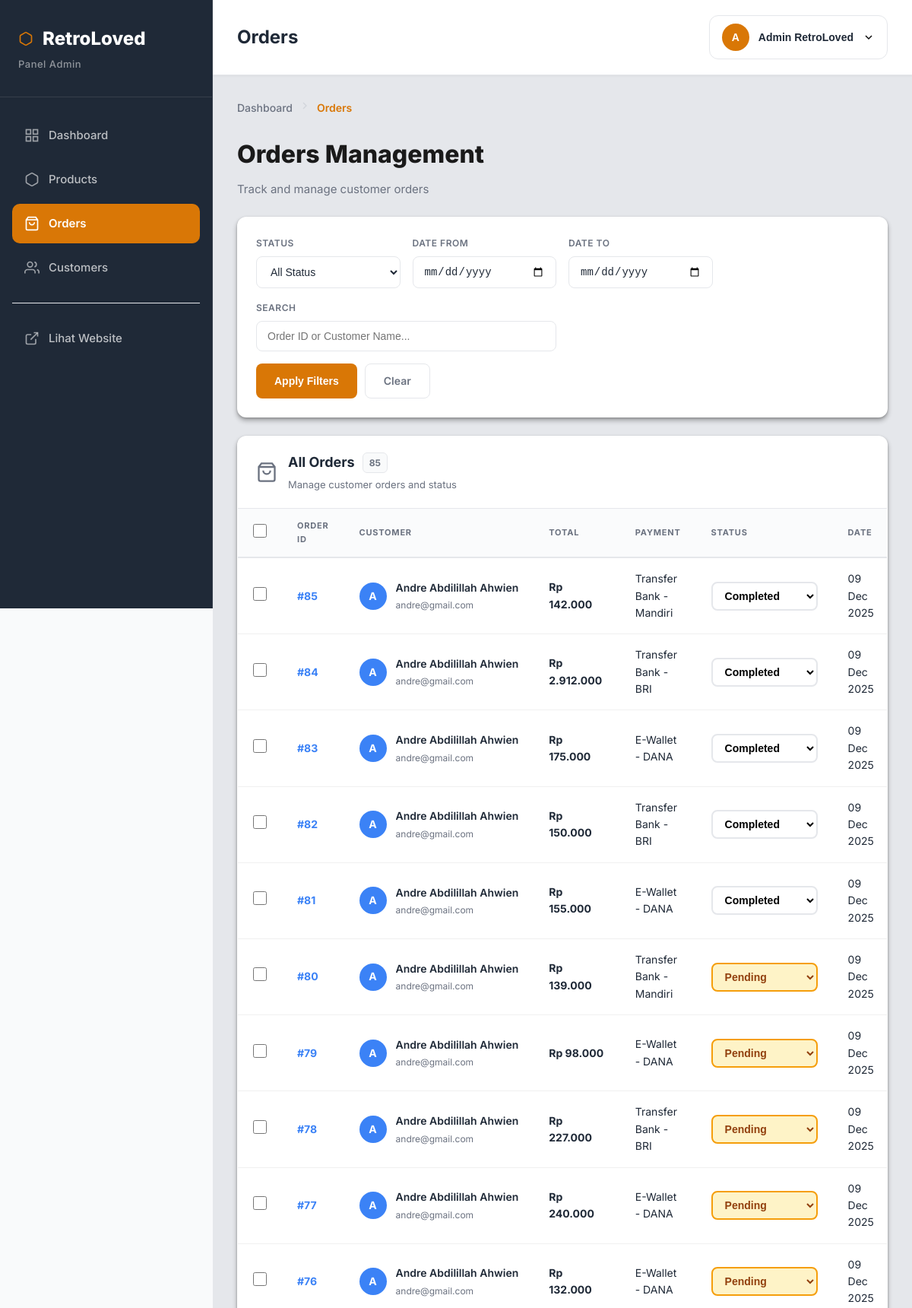
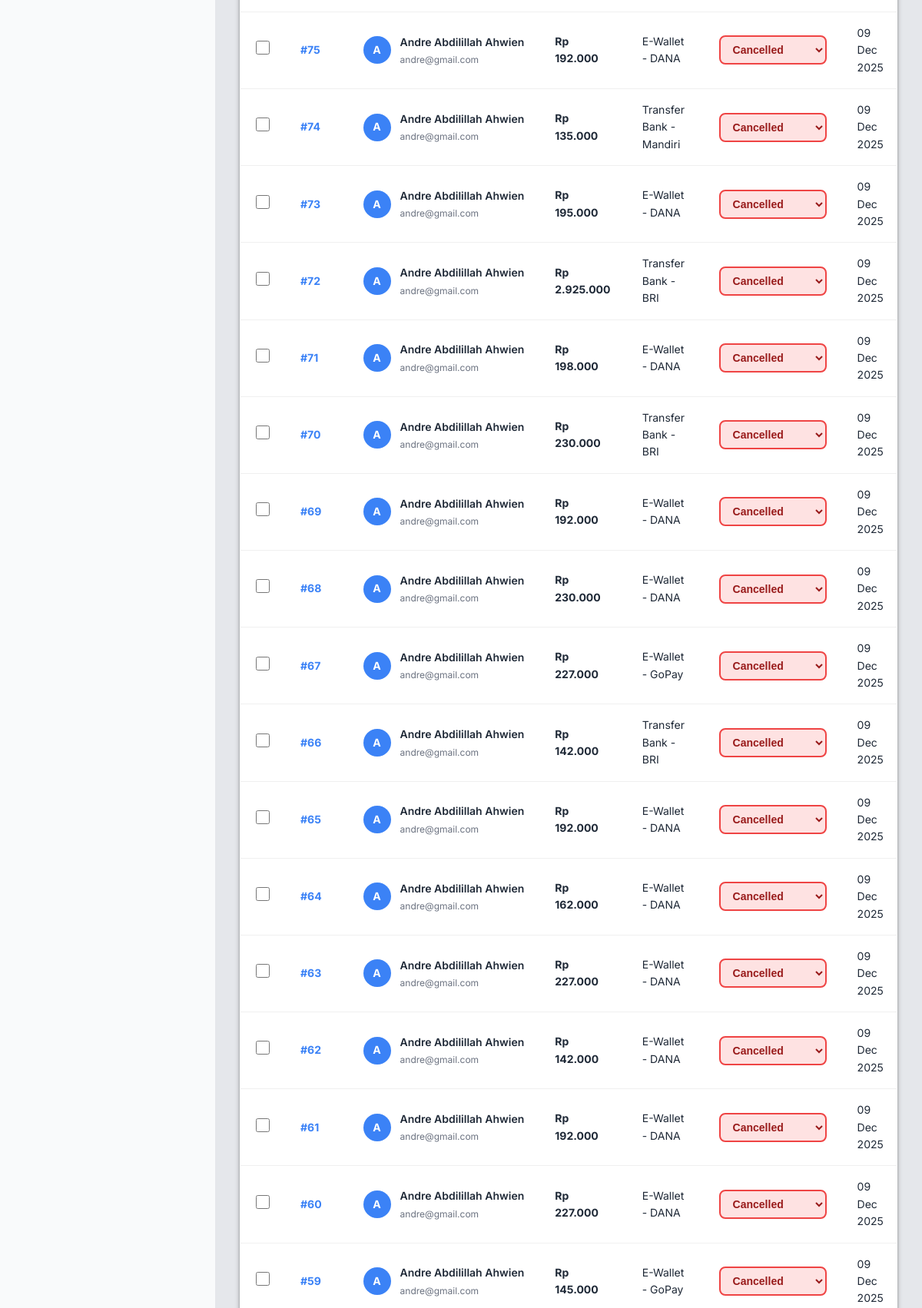
Screenshot of /admin/orders.php (signed in, upper part) with the database file from the repository (2 pictures, top to bottom).
### tables this page shows
CREATE TABLE `orders` (
  `order_id` int(11) NOT NULL,
  `user_id` int(11) NOT NULL,
  `customer_name` varchar(100) DEFAULT NULL,
  `customer_email` varchar(100) DEFAULT NULL,
  `total_amount` decimal(10,2) NOT NULL,
  `subtotal` decimal(10,2) DEFAULT 0.00,
  `shipping_cost` decimal(10,2) DEFAULT 0.00,
  `status` enum('Pending','Processing','Shipped','Delivered','Completed','Cancelled') DEFAULT 'Pending',
  `tracking_number` varchar(100) DEFAULT NULL,
  `courier_name` varchar(100) DEFAULT NULL,
  `courier_phone` varchar(20) DEFAULT NULL,
  `current_location` varchar(255) DEFAULT NULL,
  `current_status_detail` varchar(50) DEFAULT NULL,
  `estimated_delivery_date` datetime DEFAULT NULL,
  `shipped_at` timestamp NULL DEFAULT NULL,
  `delivered_at` timestamp NULL DEFAULT NULL,
  `admin_notes` text DEFAULT NULL,
  `shipping_address` text NOT NULL,
  `phone` varchar(20) NOT NULL,
  `shipping_service_id` int(11) DEFAULT NULL,
  `payment_method` varchar(50) DEFAULT NULL,
  `payment_proof` varchar(255) DEFAULT NULL,
  `notes` text DEFAULT NULL,
  `created_at` timestamp NOT NULL DEFAULT current_timestamp(),
  `updated_at` timestamp NOT NULL DEFAULT current_timestamp() ON UPDATE current_timestamp()
);

CREATE TABLE `users` (
  `user_id` int(11) NOT NULL,
  `username` varchar(50) NOT NULL,
  `email` varchar(100) NOT NULL,
  `password` varchar(255) NOT NULL,
  `full_name` varchar(100) NOT NULL,
  `phone` varchar(20) DEFAULT NULL,
  `address` text DEFAULT NULL,
  `role` enum('admin','customer') DEFAULT 'customer',
  `created_at` timestamp NOT NULL DEFAULT current_timestamp(),
  `updated_at` timestamp NOT NULL DEFAULT current_timestamp() ON UPDATE current_timestamp(),
  `profile_picture` varchar(255) DEFAULT NULL,
  `birth_date` date DEFAULT NULL,
  `email_verified` tinyint(1) DEFAULT 0,
  `is_active` tinyint(1) DEFAULT 1,
  `verified_at` timestamp NULL DEFAULT NULL
);

### config/database.php (called while the page is built, shortened)
<?php
$conn = mysqli_connect(DB_HOST, DB_USER, DB_PASS, DB_NAME);
mysqli_set_charset($conn, "utf8mb4");
function query($sql) {
    global $conn;
    $result = mysqli_query($conn, $sql);
    return $result;
}
?>

### admin/orders.php (the view, shortened to what this page needs)
<?php
require_once '../config/database.php';
$where_conditions = ["1=1"];
$filter_date_from = '';
$filter_date_to = '';
$search_query = '';
$where_clause = implode(" AND ", $where_conditions);
$orders = query("SELECT o.*, u.full_name, u.email
                 FROM orders o
                 JOIN users u ON o.user_id = u.user_id
                 WHERE $where_clause
                 ORDER BY o.created_at DESC");
?>
<!DOCTYPE html>
<html lang="id">
<head>
    <link rel="stylesheet" href="../assets/css/admin.css?v=5.4">
    <link rel="stylesheet" href="../assets/css/toast.css">
</head>
<body class="admin-body">
    <?php include 'includes/sidebar.php'; ?>
    <div class="main-content">
        <?php $page_title = "Orders"; include 'includes/navbar.php'; ?>
        <div class="content-area">
            <div class="content-wrapper">
                <nav style="margin-bottom: 24px;">
                    <ol style="display: flex; align-items: center; gap: 8px; list-style: none; padding: 0; margin: 0; font-size: 14px;">
                        <li>
                            <a href="dashboard.php" style="color: #6b7280; text-decoration: none; font-weight: 500; transition: color 0.2s;" onmouseover="this.style.color='#D97706'" onmouseout="this.style.color='#6b7280'">Dashboard</a>
                        </li>
                        <li style="color: #d1d5db;">
                            <svg width="16" height="16" viewBox="0 0 24 24" fill="none" stroke="currentColor" stroke-width="2">
                                <polyline points="9 18 15 12 9 6"></polyline>
                            </svg>
                        </li>
                        <li style="color: #D97706; font-weight: 600;">
                            Orders
                        </li>
                    </ol>
                </nav>
                <div style="margin-bottom: 24px;">
                    <h1 style="font-size: 32px; font-weight: 800; color: #1a1a1a; margin: 0 0 8px 0;">Orders Management</h1>
                    <p style="font-size: 15px; color: #6b7280; margin: 0;">Track and manage customer orders</p>
                </div>
                <div class="filter-section">
                <form method="GET" action="orders.php" class="filter-form">
                    <div class="filter-form-group">
                        <label>Status</label>
                        <select name="status">
                            <option value="">All Status</option>
                        </select>
                    </div>
                    <div class="filter-form-group">
                        <label>Date From</label>
                        <input type="date" name="date_from" value="<?php echo $filter_date_from; ?>">
                    </div>
                    <div class="filter-form-group">
                        <label>Date To</label>
                        <input type="date" name="date_to" value="<?php echo $filter_date_to; ?>">
                    </div>
                    <div class="filter-form-group wide">
                        <label>Search</label>
                        <input type="text" name="search" value="<?php echo htmlspecialchars($search_query); ?>" placeholder="Order ID or Customer Name...">
                    </div>
                    <div class="filter-actions">
                        <button type="submit">Apply Filters</button>
                        <a href="orders.php" class="btn-clear">Clear</a>
                    </div>
                </form>
            </div>
            <div class="content-card">
                <div class="card-header">
                    <div class="header-with-icon">
                        <svg width="28" height="28" viewBox="0 0 24 24" fill="none" stroke="#6b7280" stroke-width="2">
                            <path d="M6 2L3 6v14a2 2 0 0 0 2 2h14a2 2 0 0 0 2-2V6l-3-4z"></path>
                            <line x1="3" y1="6" x2="21" y2="6"></line>
                            <path d="M16 10a4 4 0 0 1-8 0"></path>
                        </svg>
                        <div class="header-text">
                            <h3>
                                All Orders
                                <span class="count-badge"><?php echo mysqli_num_rows($orders); ?></span>
                            </h3>
                            <p>Manage customer orders and status</p>
                        </div>
                    </div>
                </div>
                <div class="table-container">
                    <table class="data-table">
                        <thead>
                            <tr>
                                <th style="width: 40px;">
                                    <input type="checkbox" id="selectAll" onchange="toggleSelectAll(this)">
                                </th>
                                <th>Order ID</th>
                                <th>Customer</th>
                                <th>Total</th>
                                <th>Payment</th>
                                <th>Status</th>
                                <th>Date</th>
                            </tr>
                        </thead>
                        <tbody>
                            <?php while($order = mysqli_fetch_assoc($orders)): ?>
                                <tr class="selectable-row" data-order-id="<?php echo $order['order_id']; ?>">
                                    <td onclick="event.stopPropagation();">
                                        <input type="checkbox" class="order-checkbox" name="order_ids[]" value="<?php echo $order['order_id']; ?>" onchange="updateBulkActions()">
                                    </td>
                                    <td data-label="Order ID">
                                        <strong style="color: #3B82F6;">#<?php echo $order['order_id']; ?></strong>
                                    </td>
                                    <td data-label="Customer">
                                        <div class="user-info">
                                            <div class="avatar-circle info">
                                                <?php echo strtoupper(substr($order['full_name'], 0, 1)); ?>
                                            </div>
                                            <div class="user-details">
                                                <div class="user-name"><?php echo $order['full_name']; ?></div>
                                                <div class="user-email"><?php echo $order['email']; ?></div>
                                            </div>
                                        </div>
                                    </td>
                                    <td data-label="Total">
                                        <strong>Rp <?php echo number_format($order['total_amount'], 0, ',', '.'); ?></strong>
                                    </td>
                                    <td data-label="Payment">
                                        <?php echo $order['payment_method']; ?>
                                    </td>
                                    <td data-label="Status" onclick="event.stopPropagation();">
                                        <select class="status-dropdown" data-order-id="<?php echo $order['order_id']; ?>" onchange="updateStatusInline(this)">
                                            <option value="Pending" <?php echo $order['status'] == 'Pending' ? 'selected' : ''; ?>>Pending</option>
                                            <option value="Completed" <?php echo $order['status'] == 'Completed' ? 'selected' : ''; ?>>Completed</option>
                                            <option value="Cancelled" <?php echo $order['status'] == 'Cancelled' ? 'selected' : ''; ?>>Cancelled</option>
                                        </select>
                                    </td>
                                    <td data-label="Date">
                                        <?php echo date('d M Y', strtotime($order['created_at'])); ?>
                                    </td>
                                </tr>
                            <?php endwhile; ?>
                        </tbody>
                    </table>
                </div>
            </div>
        </div>
    </div>
    </div>
</body>
</html>

### rows the page displays
orders: order_id "85", user.full_name "A", user.full_name "Andre Abdilillah Ahwien", user.email "andre@gmail.com", total_amount "142.000", payment_method "Transfer Bank - Mandiri", status+order_id "Completed", created_at "09 Dec 2025"
orders: order_id "84", user.full_name "A", user.full_name "Andre Abdilillah Ahwien", user.email "andre@gmail.com", total_amount "2.912.000", payment_method "Transfer Bank - BRI", status+order_id "Completed", created_at "09 Dec 2025"
orders: order_id "83", user.full_name "A", user.full_name "Andre Abdilillah Ahwien", user.email "andre@gmail.com", total_amount "175.000", payment_method "E-Wallet - DANA", status+order_id "Completed", created_at "09 Dec 2025"
orders: order_id "82", user.full_name "A", user.full_name "Andre Abdilillah Ahwien", user.email "andre@gmail.com", total_amount "150.000", payment_method "Transfer Bank - BRI", status+order_id "Completed", created_at "09 Dec 2025"
orders: order_id "81", user.full_name "A", user.full_name "Andre Abdilillah Ahwien", user.email "andre@gmail.com", total_amount "155.000", payment_method "E-Wallet - DANA", status+order_id "Completed", created_at "09 Dec 2025"
orders: order_id "80", user.full_name "A", user.full_name "Andre Abdilillah Ahwien", user.email "andre@gmail.com", total_amount "139.000", payment_method "Transfer Bank - Mandiri", order_id "Pending", created_at "09 Dec 2025"
orders: order_id "79", user.full_name "A", user.full_name "Andre Abdilillah Ahwien", user.email "andre@gmail.com", total_amount "98.000", payment_method "E-Wallet - DANA", order_id "Pending", created_at "09 Dec 2025"
orders: order_id "78", user.full_name "A", user.full_name "Andre Abdilillah Ahwien", user.email "andre@gmail.com", total_amount "227.000", payment_method "Transfer Bank - BRI", order_id "Pending", created_at "09 Dec 2025"
orders: order_id "77", user.full_name "A", user.full_name "Andre Abdilillah Ahwien", user.email "andre@gmail.com", total_amount "240.000", payment_method "E-Wallet - DANA", order_id "Pending", created_at "09 Dec 2025"
orders: order_id "76", user.full_name "A", user.full_name "Andre Abdilillah Ahwien", user.email "andre@gmail.com", total_amount "132.000", payment_method "E-Wallet - DANA", order_id "Pending", created_at "09 Dec 2025"
orders: order_id "75", user.full_name "A", user.full_name "Andre Abdilillah Ahwien", user.email "andre@gmail.com", total_amount "192.000", payment_method "E-Wallet - DANA", status+order_id "Cancelled", created_at "09 Dec 2025"
orders: order_id "74", user.full_name "A", user.full_name "Andre Abdilillah Ahwien", user.email "andre@gmail.com", total_amount "135.000", payment_method "Transfer Bank - Mandiri", status+order_id "Cancelled", created_at "09 Dec 2025"
orders: order_id "73", user.full_name "A", user.full_name "Andre Abdilillah Ahwien", user.email "andre@gmail.com", total_amount "195.000", payment_method "E-Wallet - DANA", status+order_id "Cancelled", created_at "09 Dec 2025"
orders: order_id "72", user.full_name "A", user.full_name "Andre Abdilillah Ahwien", user.email "andre@gmail.com", total_amount "2.925.000", payment_method "Transfer Bank - BRI", status+order_id "Cancelled", created_at "09 Dec 2025"
orders: order_id "71", user.full_name "A", user.full_name "Andre Abdilillah Ahwien", user.email "andre@gmail.com", total_amount "198.000", payment_method "E-Wallet - DANA", status+order_id "Cancelled", created_at "09 Dec 2025"
orders: order_id "70", user.full_name "A", user.full_name "Andre Abdilillah Ahwien", user.email "andre@gmail.com", total_amount "230.000", payment_method "Transfer Bank - BRI", status+order_id "Cancelled", created_at "09 Dec 2025"
orders: order_id "69", user.full_name "A", user.full_name "Andre Abdilillah Ahwien", user.email "andre@gmail.com", total_amount "192.000", payment_method "E-Wallet - DANA", status+order_id "Cancelled", created_at "09 Dec 2025"
orders: order_id "68", user.full_name "A", user.full_name "Andre Abdilillah Ahwien", user.email "andre@gmail.com", total_amount "230.000", payment_method "E-Wallet - DANA", status+order_id "Cancelled", created_at "09 Dec 2025"
orders: order_id "67", user.full_name "A", user.full_name "Andre Abdilillah Ahwien", user.email "andre@gmail.com", total_amount "227.000", payment_method "E-Wallet - GoPay", status+order_id "Cancelled", created_at "09 Dec 2025"
orders: order_id "66", user.full_name "A", user.full_name "Andre Abdilillah Ahwien", user.email "andre@gmail.com", total_amount "142.000", payment_method "Transfer Bank - BRI", status+order_id "Cancelled", created_at "09 Dec 2025"
orders: order_id "65", user.full_name "A", user.full_name "Andre Abdilillah Ahwien", user.email "andre@gmail.com", total_amount "192.000", payment_method "E-Wallet - DANA", status+order_id "Cancelled", created_at "09 Dec 2025"
orders: order_id "64", user.full_name "A", user.full_name "Andre Abdilillah Ahwien", user.email "andre@gmail.com", total_amount "162.000", payment_method "E-Wallet - DANA", status+order_id "Cancelled", created_at "09 Dec 2025"
orders: order_id "63", user.full_name "A", user.full_name "Andre Abdilillah Ahwien", user.email "andre@gmail.com", total_amount "227.000", payment_method "E-Wallet - DANA", status+order_id "Cancelled", created_at "09 Dec 2025"
orders: order_id "62", user.full_name "A", user.full_name "Andre Abdilillah Ahwien", user.email "andre@gmail.com", total_amount "142.000", payment_method "E-Wallet - DANA", status+order_id "Cancelled", created_at "09 Dec 2025"
orders: order_id "61", user.full_name "A", user.full_name "Andre Abdilillah Ahwien", user.email "andre@gmail.com", total_amount "192.000", payment_method "E-Wallet - DANA", status+order_id "Cancelled", created_at "09 Dec 2025"
orders: order_id "60", user.full_name "A", user.full_name "Andre Abdilillah Ahwien", user.email "andre@gmail.com", total_amount "227.000", payment_method "E-Wallet - DANA", status+order_id "Cancelled", created_at "09 Dec 2025"
orders: order_id "59", user.full_name "A", user.full_name "Andre Abdilillah Ahwien", user.email "andre@gmail.com", total_amount "145.000", payment_method "E-Wallet - GoPay", status+order_id "Cancelled", created_at "09 Dec 2025"

### other values shown
$page_title "Orders"
substr($_SESSION['full_name'], 0, 1) "A"
$_SESSION['full_name'] "Admin RetroLoved"
mysqli_num_rows($orders) "85"
